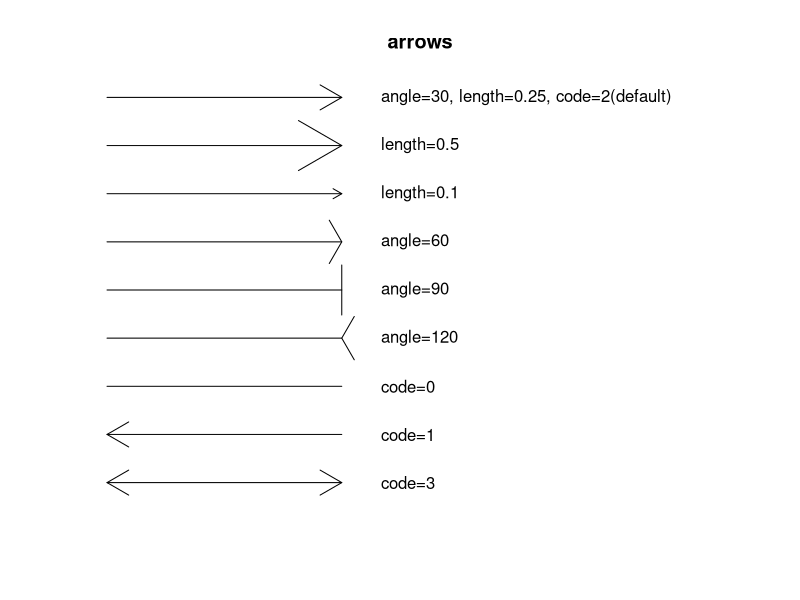

Reproduce this figure in R.
par(mfrow=c(1,1))

plot(1:9, type="n", axes=F, xlab="", ylab="", main="arrows")
arrows(1, 9, 4, 9, angle=30, length=0.25, code=2)
text(4.5, 9, adj=0, "angle=30, length=0.25, code=2(default)")
arrows(1, 8, 4, 8, length=0.5); text(4.5, 8, adj=0, "length=0.5")
arrows(1, 7, 4, 7, length=0.1); text(4.5, 7, adj=0, "length=0.1")
arrows(1, 6, 4, 6, angle=60); text(4.5, 6, adj=0, "angle=60")
arrows(1, 5, 4, 5, angle=90); text(4.5, 5, adj=0, "angle=90")
arrows(1, 4, 4, 4, angle=120); text(4.5, 4, adj=0, "angle=120")
arrows(1, 3, 4, 3, code=0); text(4.5, 3, adj=0, "code=0")
arrows(1, 2, 4, 2, code=1); text(4.5, 2, adj=0, "code=1")
arrows(1, 1, 4, 1, code=3); text(4.5, 1, adj=0, "code=3")

